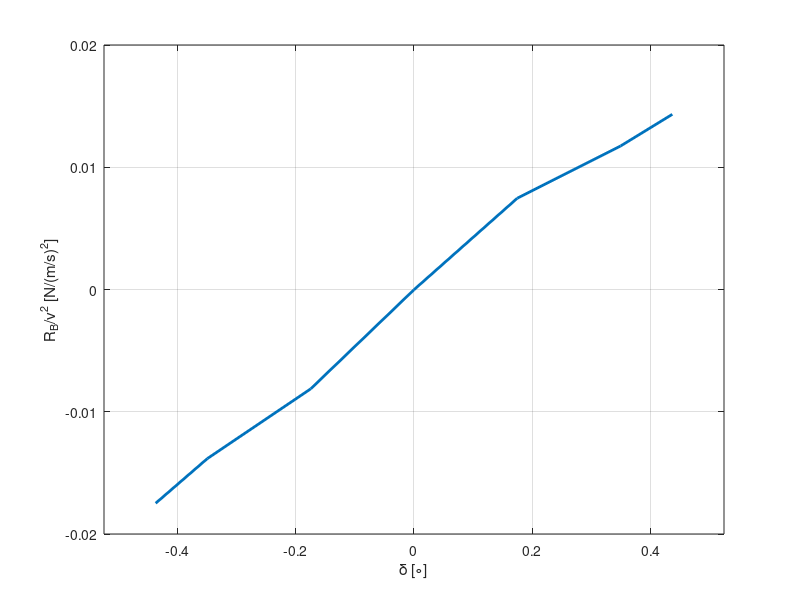

This chart was generated by the following MATLAB code:
clc; % czysci command window
clear; %czysci zmienne
close; %zamyka wszystkie okna
%% Geometria i geometria odwrotna

% Deklaracja danych
y_max = 100;
L = 180;
R=100;
Y=180;
alpha=asin(R/(2*L));
alpha_prim=pi/2 - alpha;
delta_max = 25;

% określenie wektora wychylenia steru
delta=-25:0.1:25;

% zamiana wychyelnia steru na wysunięcie siłownika
delta_h = -(Y-sqrt(L^2+R^2-2*L*R*cos(alpha_prim-delta*pi/180)));

% Wykres wydłużenia siłownika w funkcji kąta wychylenia steru
plot(delta,delta_h);
grid on
xlabel('\delta [\circ]');
ylabel('\delta_h [mm]');
grid on

%% Dynamika układu
% Deklaracja danych

v_dzwieku = 340.3;
Ma= 0.3;
v_lotu = v_dzwieku*Ma;
c = 2.37;
rho = 1.2255;
b = 12.45;
wsp1 = 0.5*rho * c^2 * b;

% Określenie wektora dopuszczalnych prędkości
V = (0.1*v_dzwieku:10:0.8*v_dzwieku)';

% Zebranie charakterystyk aerodynamicznych z programu X-FOIL
delta_dyn = [-25, -20, -10, 0, 10, 20, 25];
delta_dyn = deg2rad(delta_dyn);
cm_h = [-0.033139, -0.027379, -0.017291, -0.000038, 0.017291, 0.027379, 0.033139];
M_h = wsp1*cm_h;

%Określenie obciążenia na siłowniku
delta_h_dyn = -(Y-sqrt(L^2+R^2-2*L*R.*cos(alpha_prim-delta_dyn)));
beta = acos((R^2 +delta_h_dyn.*(delta_h_dyn+2*L))./(2*R*(L+delta_h_dyn))) - pi/2;
R_B = M_h./(R*cos(beta));
    
Q = V.^2*R_B;

%Wykres znormalizowanego obciążenia w funkcji wychylenia steru
plot(delta_dyn,R_B,'LineWidth',2);
grid on
xlabel('\delta [\circ]');
ylabel('R_B/v^2 [N/(m/s)^2]');
axis([-pi/6 pi/6 -0.02 0.02])
grid on


%% Siłownik

% Deklaracja danych
A_1 = 5.03*1e-3;      % m^2
A_2 = 1.59*1e-3;      % m^2
m = 10;               % kg
K = 1.8e5;            % Pa
V_1 = 2.26*1e-4;      % m^3
V_2 = 6.68*1e-5;      % m^3
b_tlum = -5;               % kg/s

% warunki początkowe
p_01 = 1e6;           % Pa
p_02 = p_01*A_1/A_2;  % Pa

x_0 = 0;              % m
xp_0 = 0;             % m/s

%% Dane wejściowe do symulacji

v_lotu = 0.5*340;     % m/s